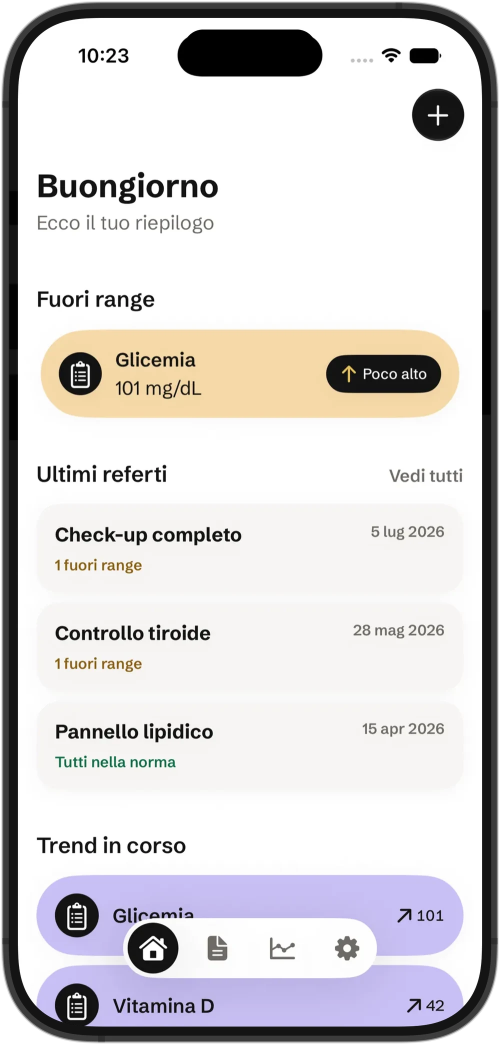
#> input picture assets/screens/01-dashboard.webp, 1000 x 2089 px (shown at 1/2 size)
$ python -i frame.py   (imports and definitions only)
#> lines starting #> are read from the running program, lines starting #| are printed output that depends on the picture; after the words box and inside, x2 and y2 are one past the last pixel; in counts of white or black regions, pixels touching at a corner belong together
#!/usr/bin/env python3
"""Cornici per i mockup dei siti (Quillino, Refertrack, sito personale).

  frame.py ios SCREENSHOT OUT.webp      stessa cornice dei post Instagram (DeviceKit, isola dinamica, tasti)
  frame.py android SCREENSHOT OUT.webp  telefono Android disegnato qui, in stile Pixel (foro della fotocamera, tasti a destra)

ios: lo screenshot viene portato a 1320 x 2868 (schermo dell'iPhone 17 Pro); le risorse della cornice stanno in
~/quillino-ios/Social/assets/bezel (variabile IOS_BEZEL per cambiarle).
Uscita: WebP con trasparenza, 1000 px di larghezza."""
import os, sys
from PIL import Image, ImageDraw

BEZEL = os.environ.get('IOS_BEZEL', os.path.expanduser('~/quillino-ios/Social/assets/bezel'))
OUT_W = 1000


def save(img, out):
    img = img.resize((OUT_W, round(OUT_W * img.height / img.width)), Image.LANCZOS)
    img.save(out, 'WEBP', quality=88, alpha_quality=100, method=6)


# [22 lines left out: function ios, not called in this run]


def android(shot, out):
#> called with shot = '../assets/screens/01-dashboard.webp', out = 'out.png'
    scr = Image.open(shot).convert('RGBA')
#> scr is the input picture: PIL image 1000x2089 RGBA; mean R, G, B, A 208.2, 205.6, 206.5, 247.4
    sw, sh = scr.size
    b = round(sw * 0.032)                 # spessore della cornice
    W, H = sw + 2 * b, sh + 2 * b
    k, btn = 3, round(sw * 0.008)         # sovracampionamento per i bordi lisci, sporgenza dei tasti
    big = lambda: Image.new('L', ((W + btn) * k, H * k), 0)

    def rr(box, r, fill=255):
        m = big()
        ImageDraw.Draw(m).rounded_rectangle([v * k for v in box], radius=r * k, fill=fill)
        return m.resize((W + btn, H), Image.LANCZOS)

    canvas = Image.new('RGBA', (W + btn, H), (0, 0, 0, 0))
#> canvas: PIL image 1072x2153 RGBA; every value is 0
    # tasti (a destra): volume e accensione
    for y0, y1 in ((H * .17, H * .25), (H * .29, H * .335)):
        m = rr((W - 3, y0, W + btn, y1), 5)
        canvas.paste(Image.new('RGBA', m.size, (46, 47, 51, 255)), (0, 0), m)
    # corpo con filo chiaro, così non sparisce sugli sfondi scuri
    outer, body = rr((0, 0, W, H), round(sw * .125)), rr((2.5, 2.5, W - 2.5, H - 2.5), round(sw * .125) - 2)
#> call 3 of rr, with box = (0, 0, 1064, 2153), r = 125, fill = 255
#> in rr (call 3), `ImageDraw.Draw(m).rounded_rectangle([v * k for v in box], radius=r * k..`:
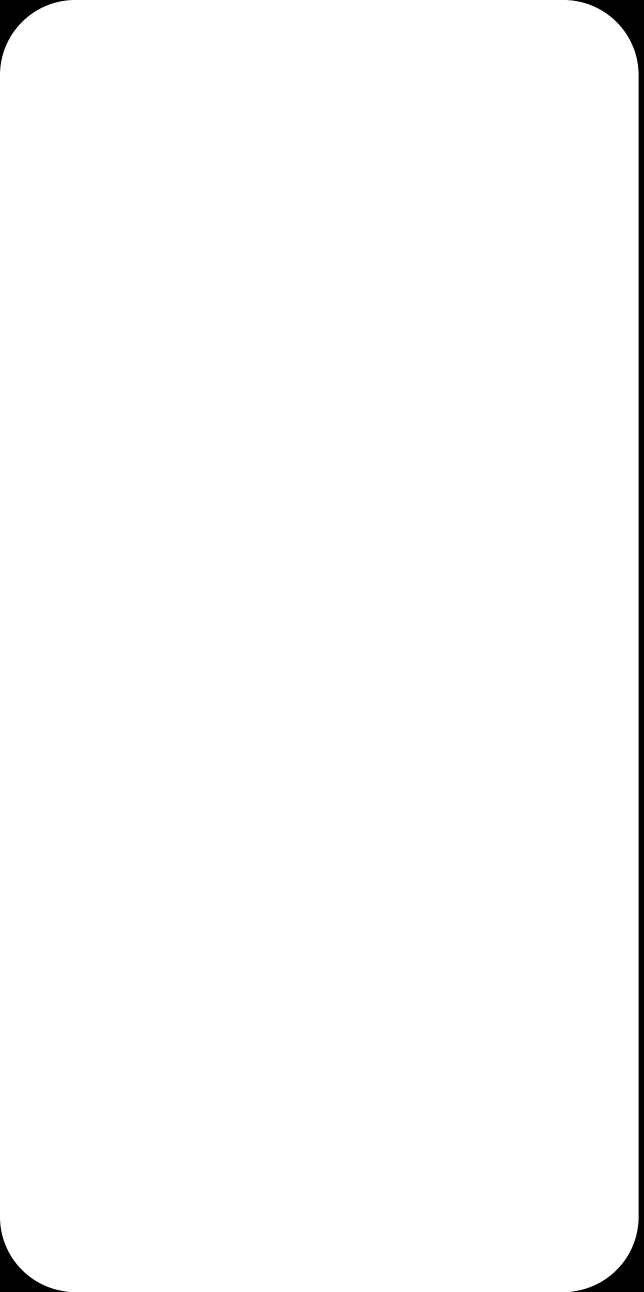
#> m: PIL image 3216x6459 L (shown at 1/5 size); 98.7% white; 3 black regions, box (x1, y1, x2, y2) and area: (2837, 0, 3216, 6459) 208773, (0, 0, 356, 356) 30286, (0, 6104, 342, 6459) 29930
    canvas.paste(Image.new('RGBA', outer.size, (74, 76, 82, 255)), (0, 0), outer)
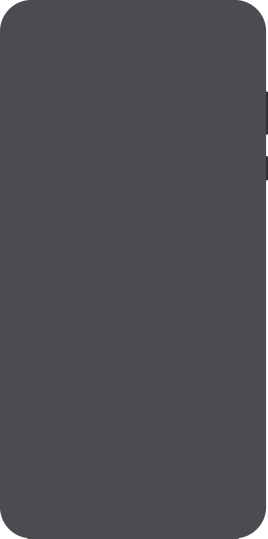
#> canvas: PIL image 1072x2153 RGBA (shown at 1/4 size); mean R, G, B, A 73.1, 75.1, 81, 251.9; transparent parts drawn white
    canvas.paste(Image.new('RGBA', body.size, (22, 23, 26, 255)), (0, 0), body)
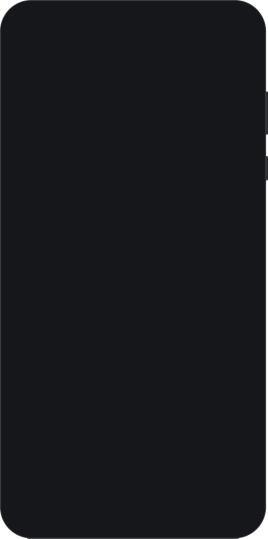
#> canvas: PIL image 1072x2153 RGBA (shown at 1/4 size); mean R, G, B, A 22.1, 23.1, 26.1, 251.9; transparent parts drawn white
    # schermo
    m = rr((b, b, W - b, H - b), round(sw * .088))
    layer = Image.new('RGBA', canvas.size, (0, 0, 0, 0))
    layer.paste(scr, (b, b))
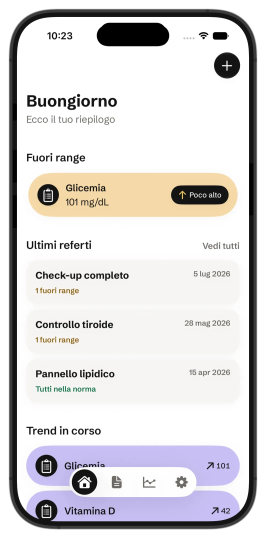
#> layer: PIL image 1072x2153 RGBA (shown at 1/4 size); mean R, G, B, A 188.5, 186.1, 186.9, 224; transparent parts drawn white
    canvas.paste(layer, (0, 0), m)
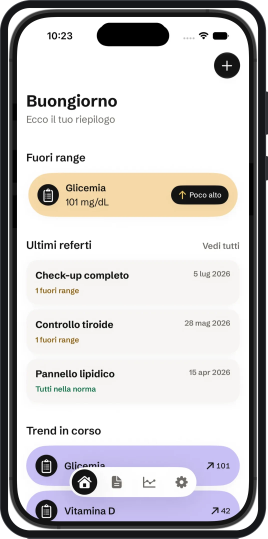
#> canvas: PIL image 1072x2153 RGBA (shown at 1/4 size); mean R, G, B, A 190.7, 188.4, 189.5, 245.7; transparent parts drawn white
    # foro della fotocamera
    r = round(sw * .021)
    cx, cy = W // 2, b + round(sw * .052)
    hole = rr((cx - r, cy - r, cx + r, cy + r), r)
#> in rr (call 6), `ImageDraw.Draw(m).rounded_rectangle([v * k for v in box], radius=r * k..`:
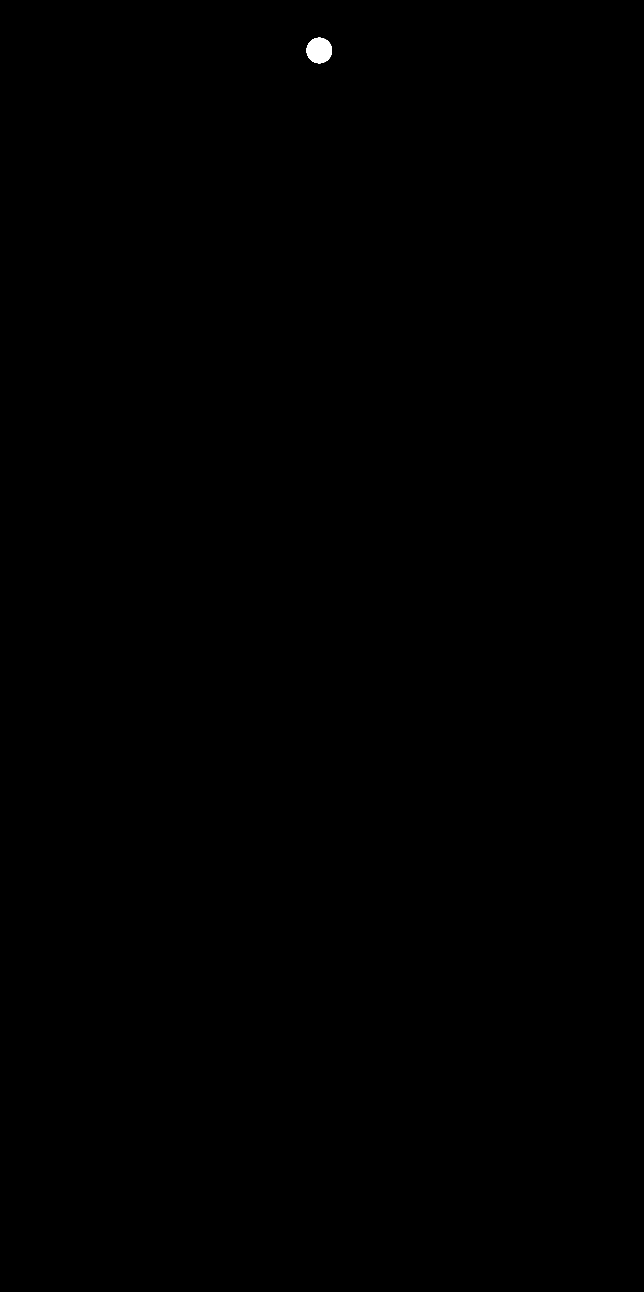
#> m: PIL image 3216x6459 L (shown at 1/5 size); 0.06% white; 1 white region, box (x1, y1, x2, y2) and area: (1533, 189, 1660, 316) 12637
    canvas.paste(Image.new('RGBA', hole.size, (6, 6, 8, 255)), (0, 0), hole)
    save(canvas, out)
#> in save, `img = img.resize((OUT_W, round(OUT_W * img.height / img.width)), Image..`:
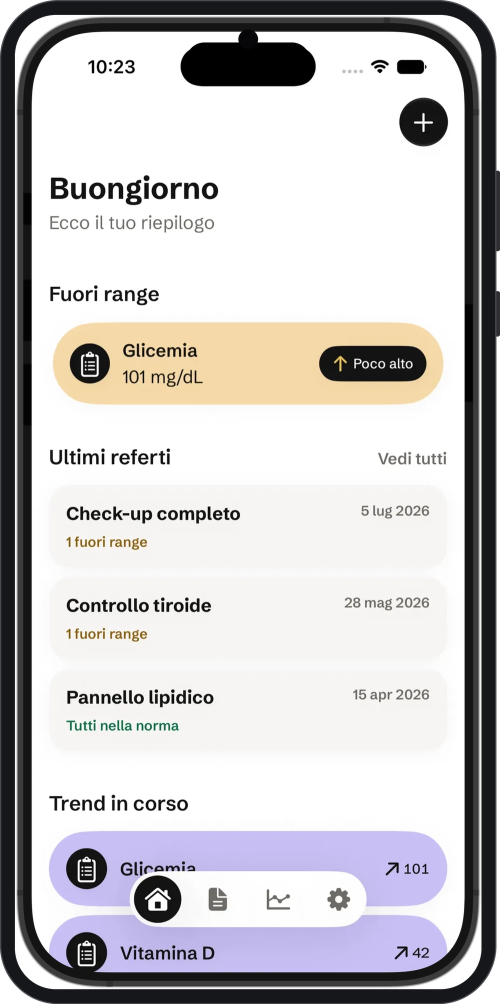
#> img: PIL image 1000x2008 RGBA (shown at 1/2 size); mean R, G, B, A 190.4, 188.2, 189.3, 245.7; transparent parts drawn white


# [4 lines not run here, left out]

>>> result = android('../assets/screens/01-dashboard.webp', 'out.png')

$ run again, on assets/screens/03-parametro.webp
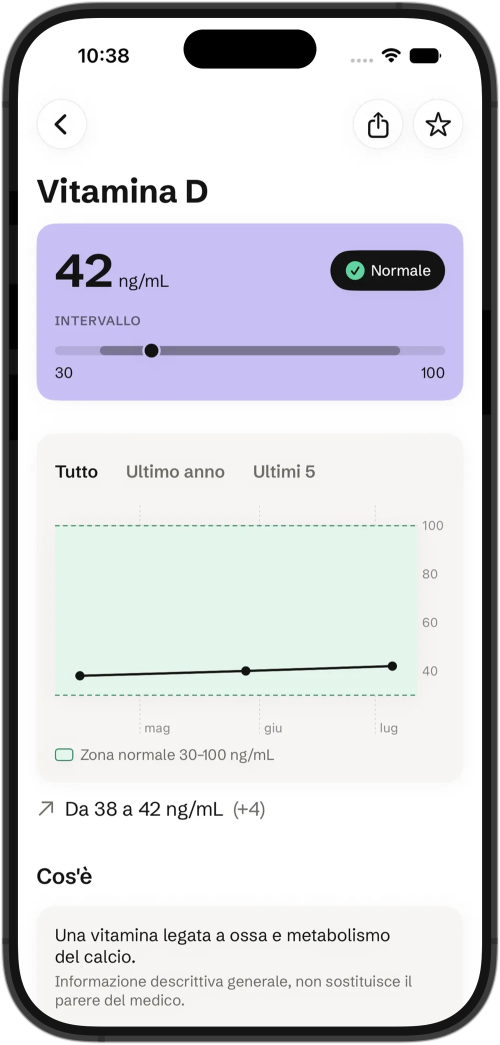
#> input picture assets/screens/03-parametro.webp, 1000 x 2089 px (shown at 1/2 size)
#> in android, scr is the input picture: PIL image 1000x2089 RGBA; mean R, G, B, A 207.1, 207.6, 212.9, 247.4
#> in android, `layer.paste(scr, (b, b))`:
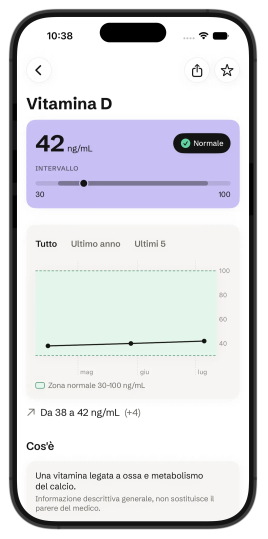
#> layer: PIL image 1072x2153 RGBA (shown at 1/4 size); mean R, G, B, A 187.4, 187.9, 192.7, 224; transparent parts drawn white
#> in save, `img = img.resize((OUT_W, round(OUT_W * img.height / img.width)), Image..`:
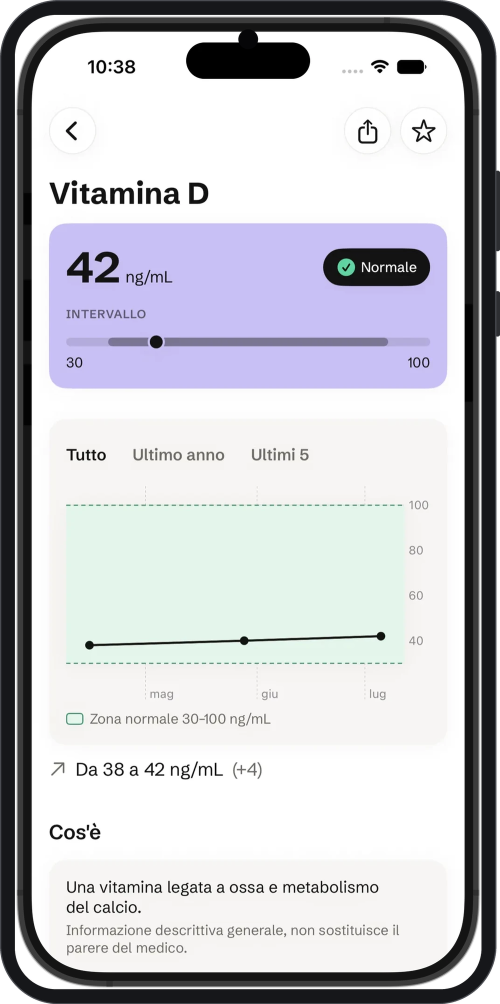
#> img: PIL image 1000x2008 RGBA (shown at 1/2 size); mean R, G, B, A 189.4, 190, 195.1, 245.7; transparent parts drawn white

$ run again, on assets/screens/04-referti.webp
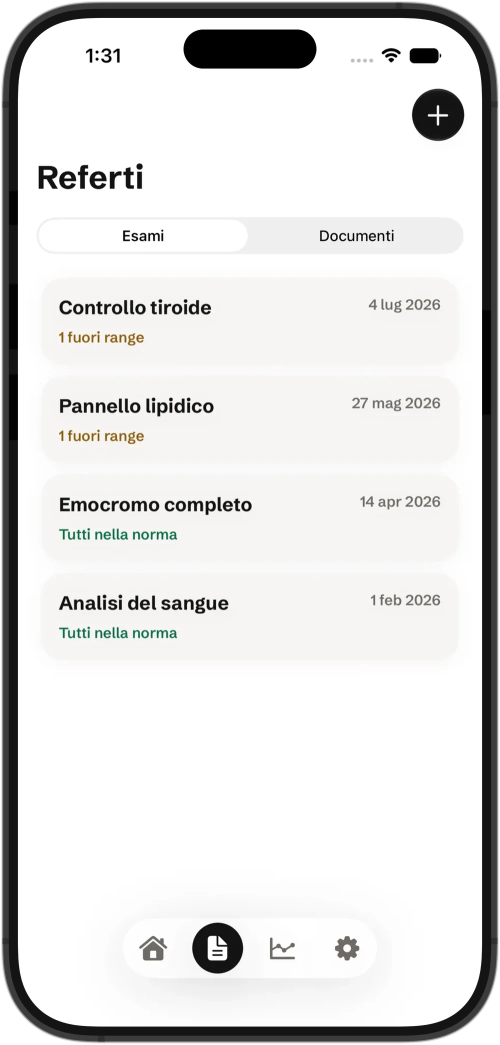
#> input picture assets/screens/04-referti.webp, 1000 x 2089 px (shown at 1/2 size)
#> in android, scr is the input picture: PIL image 1000x2089 RGBA; mean R, G, B, A 218.1, 217.7, 217.2, 247.4
#> in android, `layer.paste(scr, (b, b))`:
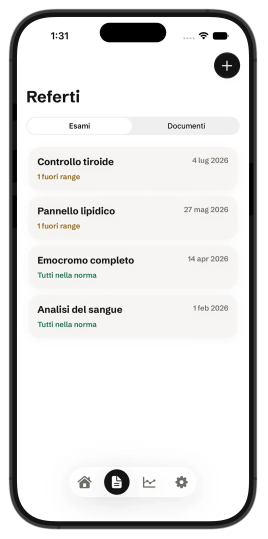
#> layer: PIL image 1072x2153 RGBA (shown at 1/4 size); mean R, G, B, A 197.4, 197.1, 196.6, 224; transparent parts drawn white
#> in save, `img = img.resize((OUT_W, round(OUT_W * img.height / img.width)), Image..`:
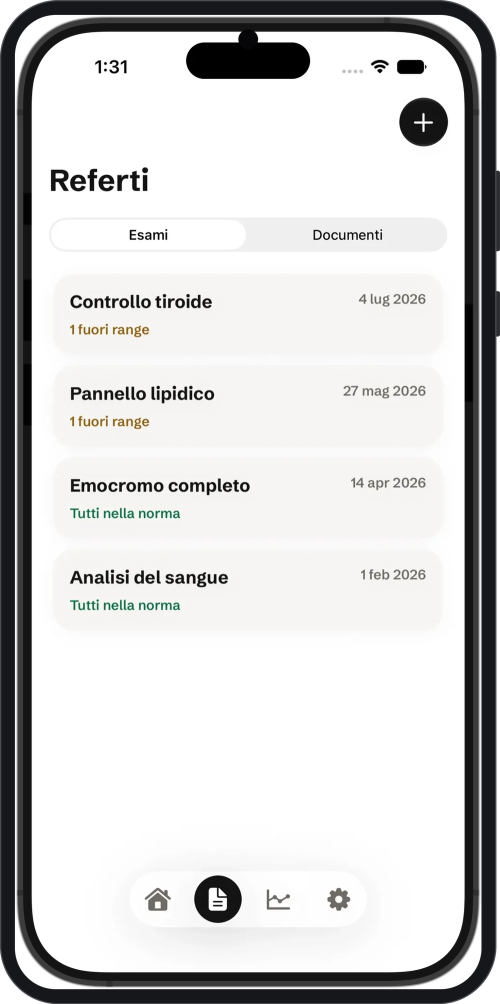
#> img: PIL image 1000x2008 RGBA (shown at 1/2 size); mean R, G, B, A 199.4, 199.2, 199, 245.7; transparent parts drawn white
